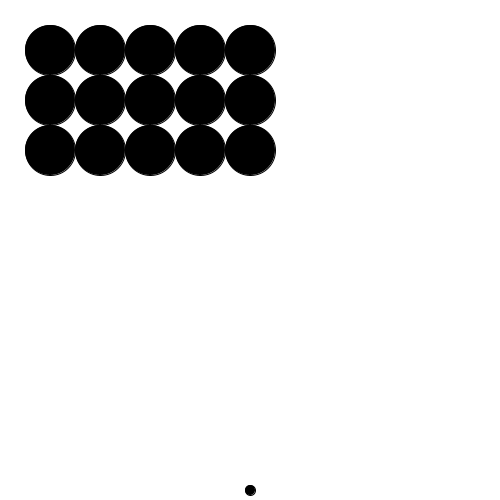
Frame 1 (no input)
Frame 60 (the mouse pressed at the canvas centre just before this capture): identical to frame 1, image omitted
Frame 120 (the mouse held since frame 60 and released just before this capture): identical to frame 1, image omitted

The Processing sketch that drew this single still picture (run headless with seeded random() and noise(); from frame 60 on, the mouse is pressed at the canvas centre):

// Processing sketch: w28_ballgrid
// ── w28_ballgrid.pde
Ball[][] grid;
Ball projectile;

void setup() {
  background(255);
  size(500, 500);
  grid = new Ball[3][5];
  makeBalls(grid);
  drawGrid(grid);
  newProjectile(10);
}

void draw() {
  background(255);
  drawGrid(grid);
  projectile.display();
  projectile.move();
  processCollisions(projectile, grid);
}

void keyPressed() {
  if (keyCode == ' ') {
    projectile.yspeed = -1;
  }
  if (keyCode == LEFT) {
    projectile.center.x --;
  }
  if (keyCode == RIGHT) {
    projectile.center.x ++;
  }
}

void makeBalls(Ball[][] g) {
  int size = 50;
  for (int i = 0; i < g.length; i++) {
    for (int j = 0; j < g[i].length; j++) {
      g[i][j] = new Ball(new PVector(50 + size*j, 50 + size*i), size);
    }
  }
}

void newProjectile(int psize) {
  projectile = new Ball(new PVector(width/2, height-psize), psize);
}

void drawGrid(Ball[][] g) {
  for (int i = 0; i < g.length; i++) {
    for (int j = 0; j < g[i].length; j++) {
      if (g[i][j] != null) {
        g[i][j].display();
      } else {
      }
    }
  }
}

void processCollisions(Ball p, Ball[][] g) {
  for (int i = 0; i < g.length; i++) {
      for (int j = 0; j < g[i].length; j++) {
        if (g[i][j] != null) {
          if (p.collisionCheck(g[i][j])) {
            g[i][j] = null;
            newProjectile(10);
          }
        }
      }
  }
}

// ── Ball.pde
class Ball
{
    //instance variables
    PVector center;
    int xspeed;
    int yspeed;
    int bsize;
    color c;

    
    //default constructor
    Ball(PVector p, int s)
    {
  bsize = s;
  center = new PVector(p.x, p.y);
    }

    
    boolean collisionCheck(Ball other)
    {
  return (this.center.dist(other.center)
     <= (this.bsize/2 + other.bsize/2) );
    }//collisionCheck()

    
    void setColor(color newC)
    {
  c = newC;
    }//setColor()

    
    //visual behavior
    void display()
    {
  fill(c);
  circle(center.x, center.y, bsize);
    }//display()

    
    //movement behavior
    void move()
    {
  if (center.x > width - bsize/2 ||
      center.x < bsize/2) {
      xspeed*= -1;
  }
  if (center.y > height - bsize/2 ||
      center.y < bsize/2) {
      yspeed*= -1;
  }
  center.x+= xspeed;
  center.y+= yspeed;
    }//move()

}//Ball
